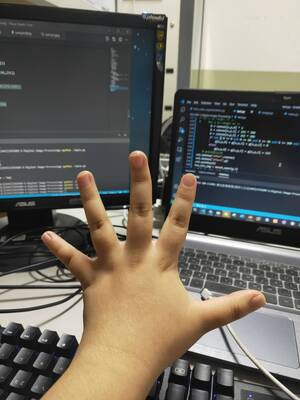
#> input picture finger81.jpg, 300 x 400 px, found by its file name
$ python rgb_main.py   (older library calls are emulated)
#> lines starting #> are read from the running program, lines starting #| are printed output that depends on the picture; after the words box and inside, x2 and y2 are one past the last pixel; in counts of white or black regions, pixels touching at a corner belong together
import numpy as np
import cv2
def Morphology_dilate(img):
    image = img.copy()
    height = img.shape[0]
    weight = img.shape[1]
    # 8-connected kernel
    kernel = np.array(((255, 255, 255),(255, 255, 255),(255, 255, 255)), dtype=np.int)

    for x in range(1,height - 1):
        for y in range(1,weight - 1):
            edge = img[x - 1:x + 2,y - 1:y + 2]
            edge = np.bitwise_and(edge,kernel)
            image[x - 1,y - 1] = np.max(edge)
    return image

def Morphology_erode(img):
    image = img.copy()
    height = img.shape[0]
    weight = img.shape[1]
    # 8-connected kernel
    kernel = np.array(((255, 255, 255),(255, 255, 255),(255, 255, 255)), dtype=np.int)

    for x in range(1,height - 1):
        for y in range(1,weight - 1):
            edge = img[x - 1:x + 2,y - 1:y + 2]
            edge = np.bitwise_and(edge,kernel)
            image[x - 1,y - 1] = np.min(edge)
    return image

def Morphology_open(img):
    img = Morphology_erode(img)
    img = Morphology_dilate(img)
    return img

def Morphology_close(img):
    img = Morphology_dilate(img)
    img = Morphology_erode(img)
    return img

img = cv2.imread("finger81.jpg", -1)
#> img is the input picture: shape (400, 300, 3); mean B, G, R 95.4, 105.2, 110.5

weight = img.shape[1]
#> weight = 300
height = img.shape[0]
#> height = 400


for x in range(height):
    for y in range(weight):
        b, g, r = img[x, y]
        if not ( b >= 0 and b <= 255 and g >= 0 and g <= 212 and r >= 130 and r <= 230 ):
            img[x,y,0] = img[x,y,1] = img[x,y,2] = 0
        else:
            img[x,y,0] = img[x,y,1] = img[x,y,2] = 255
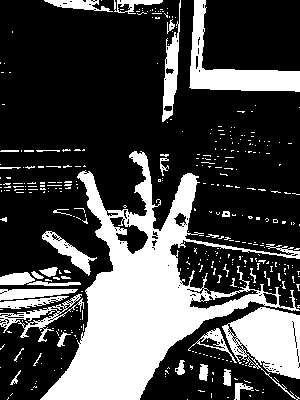
#> img: shape (400, 300, 3); 28.8% white; 376 white regions (340 under 20 px), largest, box (x1, y1, x2, y2) and area: (40, 151, 300, 400) 19981, (222, 307, 300, 400) 3779, (189, 0, 300, 92) 3006


cv2.imshow("rgb_img",img)
cv2.waitKey(0)

rgb_img_close = Morphology_close(img)
#> after the loop in Morphology_dilate, `for x in range(1,height - 1):`:
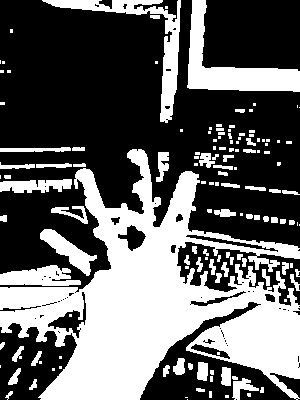
#> image: shape (400, 300, 3); 38.9% white; 138 white regions (68 under 20 px), largest, box (x1, y1, x2, y2) and area: (0, 149, 300, 400) 32705, (187, 0, 300, 92) 3453, (42, 0, 181, 123) 2610
#> after the loop in Morphology_erode, `for x in range(1,height - 1):`:
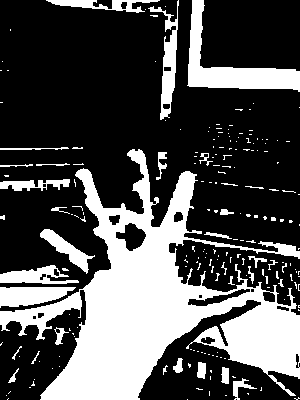
#> image: shape (400, 300, 3); 31.1% white; 201 white regions (168 under 20 px), largest, box (x1, y1, x2, y2) and area: (0, 149, 300, 400) 26949, (187, 0, 300, 92) 3071, (148, 0, 179, 120) 1134
rgb_img_open = Morphology_open(img)
#> after the loop in Morphology_erode (call 2), `for x in range(1,height - 1):`:
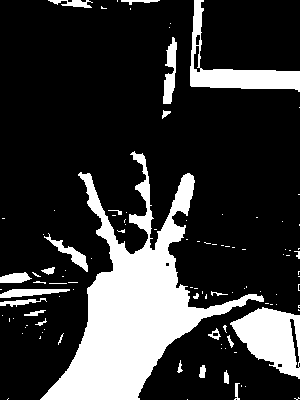
#> image: shape (400, 300, 3); 21.2% white; 105 white regions (80 under 20 px), largest, box (x1, y1, x2, y2) and area: (40, 151, 264, 400) 16926, (230, 307, 300, 379) 3003, (190, 0, 300, 92) 2529
#> after the loop in Morphology_dilate (call 2), `for x in range(1,height - 1):`:
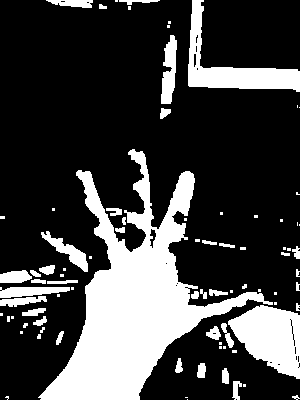
#> image: shape (400, 300, 3); 25.3% white; 83 white regions (44 under 20 px), largest, box (x1, y1, x2, y2) and area: (38, 149, 273, 400) 18692, (228, 305, 300, 379) 3416, (188, 0, 300, 92) 3017
cv2.imshow('rgb_img_close',rgb_img_close)
cv2.imshow('rgb_img_open',rgb_img_open)

cv2.waitKey(0)

$ run again, with finger11.jpg copied over finger81.jpg
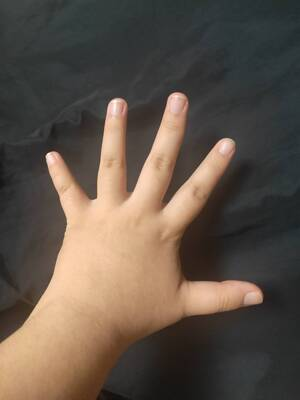
#> input picture finger11.jpg, 300 x 400 px, found by its file name
#> img is the input picture: shape (400, 300, 3); mean B, G, R 72.8, 83.6, 96.1
#> after the loop `for x in range(height):`:
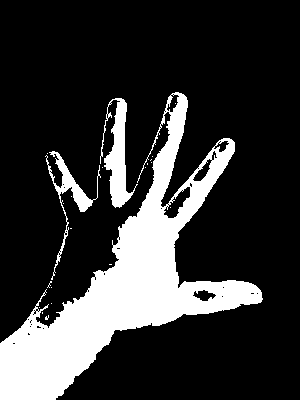
#> img: shape (400, 300, 3); 20.4% white; 22 white regions (19 under 20 px), largest, box (x1, y1, x2, y2) and area: (0, 92, 263, 400) 21778, (100, 98, 138, 208) 1653, (45, 151, 101, 280) 999
#> after the loop in Morphology_dilate (call 2), `for x in range(1,height - 1):`:
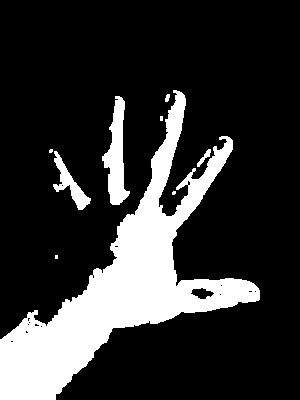
#> image: shape (400, 300, 3); 19.7% white; 9 white regions (4 under 20 px), largest, box (x1, y1, x2, y2) and area: (0, 90, 260, 400) 21238, (102, 96, 130, 205) 1517, (53, 151, 91, 210) 685, (197, 149, 211, 167) 83, (165, 94, 170, 102) 30
